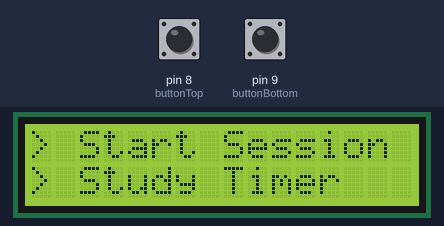
A sketch run on a simulated Arduino Uno, built with avr-gcc and run on an emulated ATmega328P. On the bench: 16×2 character LCD. The inputs (shaded band) are chosen by the test bench; at power-on: pin 8 (buttonTop) LOW, pin 9 (buttonBottom) LOW.

Above: at 1.2 s.
1.3 s: pin 8 (buttonTop) pulled HIGH for 0.15 s
At 2.3 s:
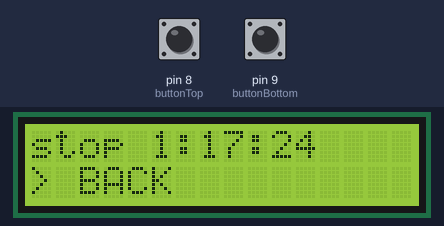
2.9 s: pin 9 (buttonBottom) pulled HIGH for 0.15 s
At 4.0 s:
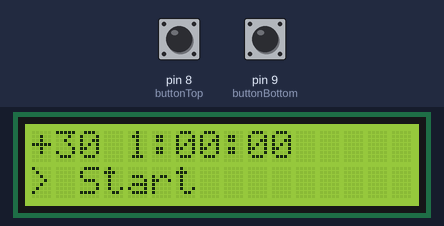
Timing chart, 0 to 5.9 s (numbered marks = the images above; inputs shaded):
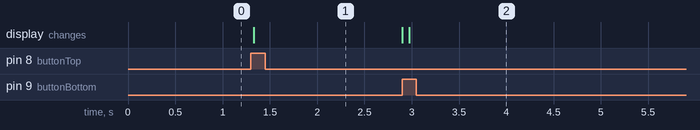

Measured:
- after the input at 1.3 s, the display: changes at once (image 1)
- after the input at 2.9 s, the display: first changes at once (image 2 shows a later state)

The sketch:

studyTimerV4.ino
```cpp
#include <LiquidCrystal.h>
#include <Arduino.h>
#include <string>

// LCD Pins
const int rs = 2;
const int e = 3;
const int d4 = 4;
const int d5 = 5;
const int d6 = 6;
const int d7 = 7;

// Button Pins
const int buttonTop = 8;
const int buttonBottom = 9;
String currentState = "MENU";
bool stateChanged = true; // Variable to track state changes

LiquidCrystal lcd(rs, e, d4, d5, d6, d7);

// Forward declaration of Button class
class Button {
public:
    bool isBottomButtonPressed();
    bool isTopButtonPressed();
};

// Declaration of bottomButton and topButton objects
Button bottomButton;
Button topButton;

void setup() {
  pinMode(buttonTop, INPUT);
  pinMode(buttonBottom, INPUT);
  Menu(); // Call Menu function
}

void loop() {
  if (currentState == "MENU") {
    Menu();
    if (stateChanged) {
      if (bottomButton.isTopButtonPressed()) {
        lcd.clear();
        currentState = "START";
        stateChanged = true; // State changed, set flag
      }
      if (bottomButton.isBottomButtonPressed()) {
        lcd.clear();
        currentState = "TIMER";
        stateChanged = true; // State changed, set flag
      }
    }
  }

  if (currentState == "START") {
    if (stateChanged) {
      lcd.clear();
      lcd.print("stop 1:17:24");
      lcd.setCursor(0, 1);
      lcd.print("> BACK");
      stateChanged = false;
    }
    if (bottomButton.isBottomButtonPressed()) {
        lcd.clear();
        currentState = "MENU";
        stateChanged = true;
        // stateChanged = false; // Reset state change flag
      }
  }

  if (currentState == "TIMER") {
    if (stateChanged) {
      lcd.clear();
      lcd.print("+30 1:00:00");
      lcd.setCursor(0, 1);
      lcd.print("> Start");
      stateChanged = false; // Reset state change flag
    }
  }
}

void Menu() {
  lcd.begin(16,2);
  lcd.print("> Start Session");
  lcd.setCursor(0, 1);
  lcd.print("> Study Timer");
}

// Definition of Button class methods
bool Button::isBottomButtonPressed() {
  return digitalRead(buttonBottom) == HIGH;
}

bool Button::isTopButtonPressed() {
  return digitalRead(buttonTop) == HIGH;
}
```
